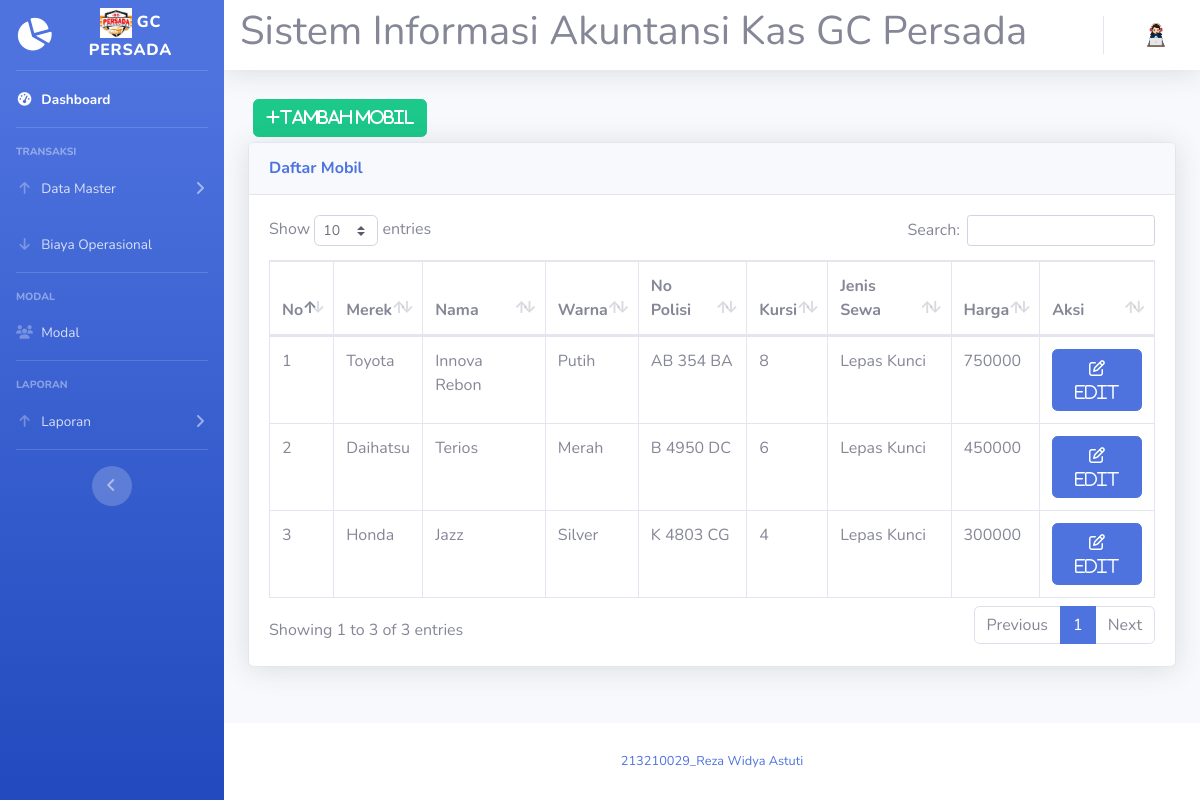
The page /mobil.php (signed in) on the database its author committed.
### tables this page shows
CREATE TABLE `mobil` (
  `id_mobil` int(2) NOT NULL,
  `nama` varchar(15) NOT NULL,
  `warna` varchar(10) NOT NULL,
  `no_polisi` varchar(10) NOT NULL,
  `jenis_sewa` varchar(15) NOT NULL,
  `jumlah_set` varchar(10) NOT NULL,
  `harga` int(11) NOT NULL,
  `id_merek` varchar(4) NOT NULL
);

CREATE TABLE `merek` (
  `id_merek` int(2) NOT NULL,
  `merek` varchar(15) NOT NULL
);

### mobil.php (the view, shortened to what this page needs)
<?php
require 'koneksi.php';
?>
<!DOCTYPE html>
<html lang="en">
<head>
  <link href="vendor/fontawesome-free/css/all.min.css" rel="stylesheet" type="text/css">
  <link href="css/sb-admin-2.min.css" rel="stylesheet">
  <link href="vendor/datatables/dataTables.bootstrap4.min.css" rel="stylesheet">
</head>
<body id="page-top">
  <?php require 'sidebar.php'; ?>
  <div id="content">
    <?php require 'navbar.php'; ?>
    <div class="container-fluid">
      <button type="button" class="btn btn-success" style="margin:5px" data-toggle="modal" data-target="#myModalTambah"><i class="fa fa-plus">Tambah Mobil</i></button><br>
      <div class="card shadow mb-4">
        <div class="card-header py-3">
          <h6 class="m-0 font-weight-bold text-primary">Daftar Mobil</h6>
        </div>
        <div class="card-body">
          <div class="table-responsive">
            <table class="table table-bordered" id="dataTable" width="100%" cellspacing="0">
              <thead>
                <tr>
                  <th>No</th>
                  <th>Merek</th>
                  <th>Nama</th>
                  <th>Warna</th>
                  <th>No Polisi</th>
                  <th>Kursi</th>
                  <th>Jenis Sewa</th>
                  <th>Harga</th>
                  <th>Aksi</th>
                </tr>
              </thead>
              <tbody>
                <?php
                $query = mysqli_query($koneksi, "SELECT mobil.*, merek.merek FROM mobil JOIN merek ON mobil.id_merek = merek.id_merek");
                while ($data = mysqli_fetch_assoc($query)) {
                ?>
                  <tr>
                    <td><?= $data['id_mobil'] ?></td>
                    <td><?= $data['merek'] ?></td>
                    <td><?= $data['nama'] ?></td>
                    <td><?= $data['warna'] ?></td>
                    <td><?= $data['no_polisi'] ?></td>
                    <td><?= $data['jumlah_set'] ?></td>
                    <td><?= $data['jenis_sewa'] ?></td>
                    <td><?= $data['harga'] ?></td>
                    <td>
                      <a href="#" type="button" class="fa fa-edit btn btn-primary btn-md" data-toggle="modal" data-target="#myModal<?= $data['id_mobil']; ?>"> Edit</a>
                    </td>
                  </tr>
                <?php
                }
                ?>
              </tbody>
            </table>
          </div>
        </div>
      </div>
    </div>
  </div>
  <?php require 'footer.php' ?>
</div>
</div>
</body>
</html>

### rows shown on the page
mobil: id_mobil "1", id_merek.merek "Toyota", nama "Innova Rebon", warna "Putih", no_polisi "AB 354 BA", jumlah_set "8", jenis_sewa "Lepas Kunci", harga "750000"
mobil: id_mobil "2", id_merek.merek "Daihatsu", nama "Terios", warna "Merah", no_polisi "B 4950 DC", jumlah_set "6", jenis_sewa "Lepas Kunci", harga "450000"
mobil: id_mobil "3", id_merek.merek "Honda", nama "Jazz", warna "Silver", no_polisi "K 4803 CG", jumlah_set "4", jenis_sewa "Lepas Kunci", harga "300000"
